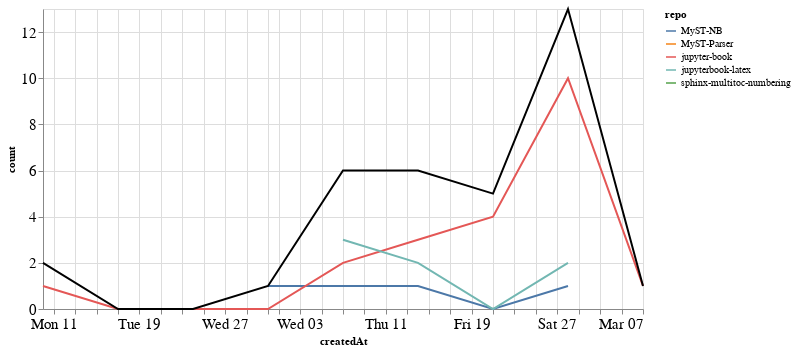

Notebook code for this chart:
### Markdown cell above
### Comments

### Code cell
comments_time = comments.groupby('repo').resample('W', on='createdAt').count()['author'].reset_index()
comments_time = comments_time.rename(columns={'author': 'count'})
comments_time_total = comments_time.groupby('createdAt').agg({"count": "sum"}).reset_index()
ch1 = alt.Chart(comments_time, width=600).mark_line().encode(
    x='createdAt',
    y='count',
    color='repo',
    tooltip="repo"
)

ch2 = alt.Chart(comments_time_total, width=600).mark_line(color="black").encode(
    x='createdAt',
    y='count',
)

ch1 + ch2

### Figure 1 — Vega-Lite specification as saved in the notebook (floating-point values rounded to 4 significant figures)
{"config": {"axisLeft": {"labelFontSize": 15}, "axisBottom": {"labelFontSize": 15}}, "layer": [{"data": {"name": "data-30aaf9b2ebc32b74faeac29aaed68c62"}, "mark": "line", "encoding": {"color": {"type": "nominal", "field": "repo"}, "tooltip": {"type": "nominal", "field": "repo"}, "x": {"type": "temporal", "field": "createdAt"}, "y": {"type": "quantitative", "field": "count"}}, "width": 600}, {"data": {"name": "data-cb2aac0dbb287e7e995a8118344f1a59"}, "mark": {"type": "line", "color": "black"}, "encoding": {"x": {"type": "temporal", "field": "createdAt"}, "y": {"type": "quantitative", "field": "count"}}, "width": 600}], "$schema": "https://vega.github.io/schema/vega-lite/v4.8.1.json", "datasets": {"data-30aaf9b2ebc32b74faeac29aaed68c62": [{"repo": "MyST-NB", "createdAt": "2021-01-31T00:00:00", "count": 1}, {"repo": "MyST-NB", "createdAt": "2021-02-07T00:00:00", "count": 1}, {"repo": "MyST-NB", "createdAt": "2021-02-14T00:00:00", "count": 1}, {"repo": "MyST-NB", "createdAt": "2021-02-21T00:00:00", "count": 0}, {"repo": "MyST-NB", "createdAt": "2021-02-28T00:00:00", "count": 1}, {"repo": "MyST-Parser", "createdAt": "2021-02-21T00:00:00", "count": 1}, {"repo": "jupyter-book", "createdAt": "2021-01-10T00:00:00", "count": 1}, {"repo": "jupyter-book", "createdAt": "2021-01-17T00:00:00", "count": 0}, {"repo": "jupyter-book", "createdAt": "2021-01-24T00:00:00", "count": 0}, {"repo": "jupyter-book", "createdAt": "2021-01-31T00:00:00", "count": 0}, {"repo": "jupyter-book", "createdAt": "2021-02-07T00:00:00", "count": 2}, {"repo": "jupyter-book", "createdAt": "2021-02-14T00:00:00", "count": 3}, {"repo": "jupyter-book", "createdAt": "2021-02-21T00:00:00", "count": 4}, {"repo": "jupyter-book", "createdAt": "2021-02-28T00:00:00", "count": 10}, {"repo": "jupyter-book", "createdAt": "2021-03-07T00:00:00", "count": 1}, {"repo": "jupyterbook-latex", "createdAt": "2021-02-07T00:00:00", "count": 3}, {"repo": "jupyterbook-latex", "createdAt": "2021-02-14T00:00:00", "count": 2}, {"repo": "jupyterbook-latex", "createdAt": "2021-02-21T00:00:00", "count": 0}, {"repo": "jupyterbook-latex", "createdAt": "2021-02-28T00:00:00", "count": 2}, {"repo": "sphinx-multitoc-numbering", "createdAt": "2021-01-10T00:00:00", "count": 1}], "data-cb2aac0dbb287e7e995a8118344f1a59": [{"createdAt": "2021-01-10T00:00:00", "count": 2}, {"createdAt": "2021-01-17T00:00:00", "count": 0}, {"createdAt": "2021-01-24T00:00:00", "count": 0}, {"createdAt": "2021-01-31T00:00:00", "count": 1}, {"createdAt": "2021-02-07T00:00:00", "count": 6}, {"createdAt": "2021-02-14T00:00:00", "count": 6}, {"createdAt": "2021-02-21T00:00:00", "count": 5}, {"createdAt": "2021-02-28T00:00:00", "count": 13}, {"createdAt": "2021-03-07T00:00:00", "count": 1}]}}
